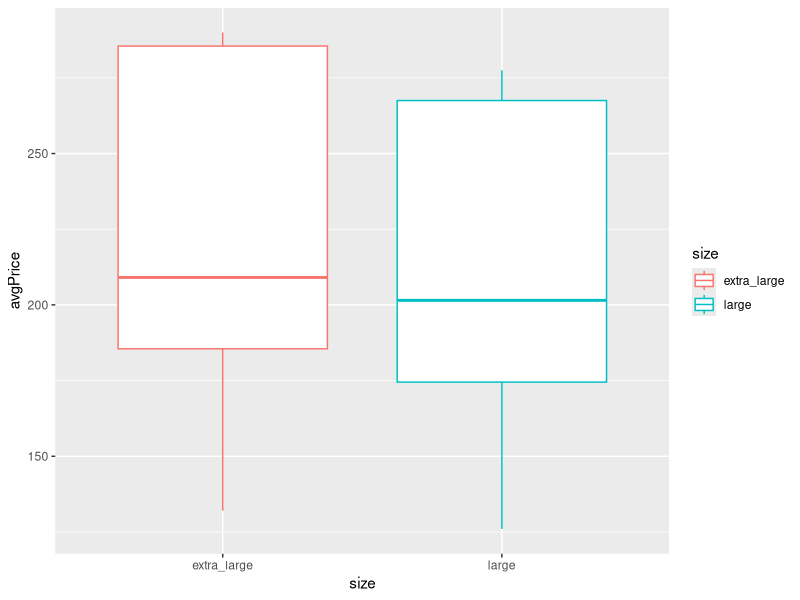

The R source for this figure: (Note: this script raises an error after producing the figure.)
## ---- chunk 1
#| label: setup
#| warning: false
#| message: false

library(tidyverse)

knitr::opts_chunk$set(echo = TRUE, warning=FALSE, message=FALSE)

## ---- chunk 2
library(readr)
 eggs<- read_csv("_data/eggs_tidy.csv")
eggs

# Data set of large and extra large in one column 

eggs_long<-eggs%>%
  pivot_longer(cols=contains("large"), 
               names_to = "eggType",
               values_to = "avgPrice"
  )

eggs_long<- eggs_long%>%
  mutate(size = case_when(startsWith(eggType, "extra")~"extra_large",startsWith(eggType, "large")~"large"))




#boxplot for large eggs and there weights 
ggplot(eggs_long, aes(x=size, y=avgPrice, col=size)) + geom_boxplot()


#boxplot + Facet grid for large eggs by year and weight 
ggplot(large, aes(x="", y=weight)) + geom_boxplot()+ facet_grid(large~year)

#egg count per month 
eggs %>% 
  count(month)
#egg count per year 
eggs %>%
  count(year)

## ---- chunk 3
#| tbl-cap: Example

df

df<-tibble(eggs = rep(c("large", "extra_large", "year"),2),
           year = rep(c(2004,2013), 3), 
           trade = rep(c(),2),
           outgoing = rnorm(6, mean=1000, sd=500),
           incoming = rlogis(6, location=1000, 
                             scale = 400))
df
#existing rows/cases
nrow(df)

#existing columns/cases
ncol(df)

#expected rows/cases
nrow(df) * (ncol(df)-3)

# expected columns 
3 + 2
## ---- chunk 4


## ---- chunk 5
#| tbl-cap: Pivoted Example

df<-pivot_longer(df, col = c(outgoing, incoming),
                 names_to="trade_direction",
                 values_to = "trade_value")
df
## ---- chunk 6
